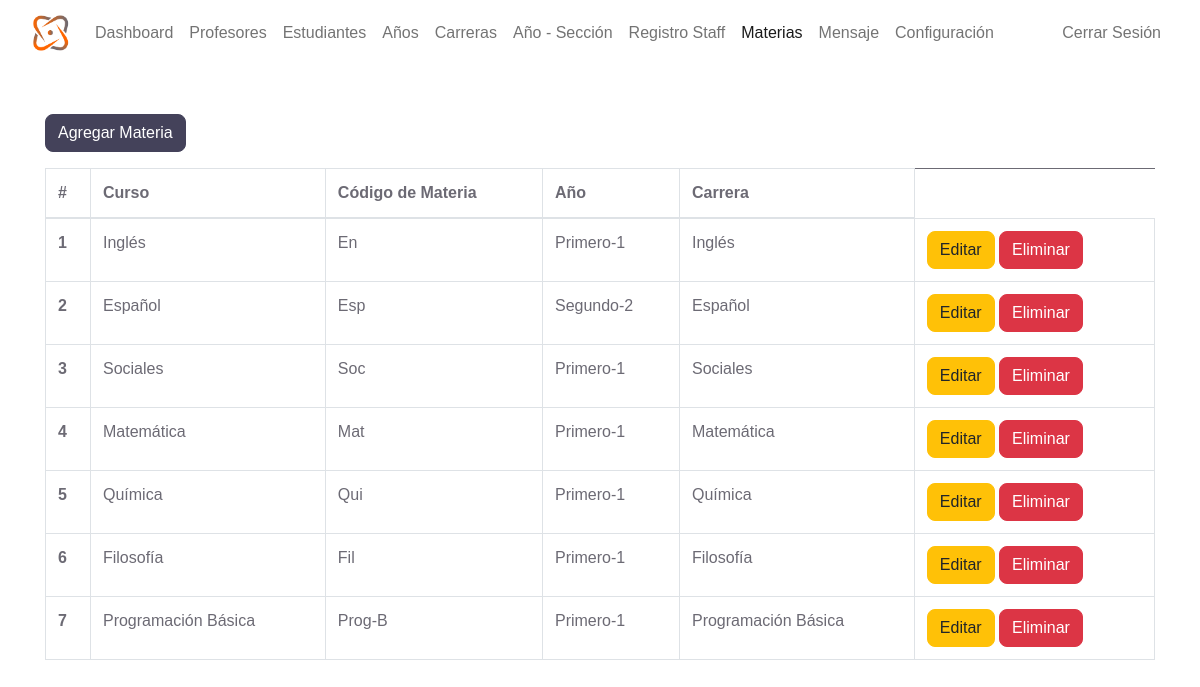
Page /admin/course.php (signed in) on the committed database.
### tables this page shows
CREATE TABLE `subjects` (
  `subject_id` int(11) NOT NULL,
  `subject` varchar(31) NOT NULL,
  `subject_code` varchar(31) NOT NULL,
  `grade` int(11) NOT NULL
);

CREATE TABLE `grades` (
  `grade_id` int(11) NOT NULL,
  `grade` varchar(31) NOT NULL,
  `grade_code` varchar(7) NOT NULL
);

### admin/data/subject.php (called while the page is built, shortened)
<?php
function getAllSubjects($conn){
   $sql = "SELECT * FROM subjects";
   $stmt = $conn->prepare($sql);
   $stmt->execute();
   if ($stmt->rowCount() >= 1) {
     $subjects = $stmt->fetchAll();
     return $subjects;
   }else {
   	return 0;
   }
}
 ?>

### admin/data/grade.php (called while the page is built, shortened)
<?php
function getGradeById($grade_id, $conn){
   $sql = "SELECT * FROM grades
           WHERE grade_id=?";
   $stmt = $conn->prepare($sql);
   $stmt->execute([$grade_id]);
   if ($stmt->rowCount() == 1) {
     $grade = $stmt->fetch();
     return $grade;
   }else {
    return 0;
   }
}

### admin/course.php (the view, shortened to what this page needs)
<?php
if (
  isset($_SESSION['admin_id']) &&
  isset($_SESSION['role'])
) {
  if ($_SESSION['role'] == 'Admin') {
    include "../DB_connection.php";
    include "data/subject.php";
    include "data/grade.php";
    $courses = getAllSubjects($conn);
?>
    <!DOCTYPE html>
    <html lang="en">
    <head>
      <link rel="stylesheet" href="https://cdn.jsdelivr.net/npm/bootstrap@5.2.0/dist/css/bootstrap.min.css">
      <link rel="stylesheet" href="../css/style.css">
      <link rel="stylesheet" href="https://cdnjs.cloudflare.com/ajax/libs/font-awesome/4.7.0/css/font-awesome.min.css">
    </head>
    <body>
      <?php
      include "inc/navbar.php";
      if ($courses != 0) {
      ?>
        <div class="container mt-5">
          <a href="course-add.php" class="btn btn-dark">Agregar Materia</a>
          <div class="table-responsive">
            <table class="table table-bordered mt-3 n-table">
              <thead>
                <tr>
                  <th scope="col">#</th>
                  <th scope="col">Curso</th>
                  <th scope="col">Código de Materia</th>
                  <th scope="col">Año</th>
                  <th scope="col">Carrera</th>
                </tr>
              </thead>
              <tbody>
                <?php $i = 0;
                foreach ($courses as $course) {
                  $i++;  ?>
                  <tr>
                    <th scope="row"><?= $i ?></th>
                    <td>
                      <?php
                      echo $course['subject'];
                      ?>
                    </td>
                    <td>
                      <?php
                      echo $course['subject_code'];
                      ?>
                    </td>
                    <td>
                      <?php
                      $grade = getGradeById($course['grade'], $conn);
                      echo $grade['grade_code'] . '-' . $grade['grade'];
                      ?>
                    </td>
                    <td>
                      <?php
                      echo $course['subject'];
                      ?>
                    </td>
                    <td>
                      <a href="course-edit.php?course_id=<?= $course['subject_id'] ?>" class="btn btn-warning">Editar</a>
                      <a href="course-delete.php?course_id=<?= $course['subject_id'] ?>" class="btn btn-danger">Eliminar</a>
                    </td>
                  </tr>
                <?php } ?>
              </tbody>
            </table>
          </div>
        <?php } else { ?>
          <div class="alert alert-info .w-450 m-5" role="alert">
            Empty!
          </div>
        <?php } ?>
        </div>
    </body>
    </html>
<?php
  } else {
    header("Location: ../login.php");
    exit;
  }
} else {
  header("Location: ../login.php");
  exit;
}
?>

### rows in the picture
subjects: subject "Inglés", subject_code "En", grades.grade_code "Primero", grades.grade "1"
subjects: subject "Español", subject_code "Esp", grades.grade_code "Segundo", grades.grade "2"
subjects: subject "Sociales", subject_code "Soc", grades.grade_code "Primero", grades.grade "1"
subjects: subject "Matemática", subject_code "Mat", grades.grade_code "Primero", grades.grade "1"
subjects: subject "Química", subject_code "Qui", grades.grade_code "Primero", grades.grade "1"
subjects: subject "Filosofía", subject_code "Fil", grades.grade_code "Primero", grades.grade "1"
subjects: subject "Programación Básica", subject_code "Prog-B", grades.grade_code "Primero", grades.grade "1"
